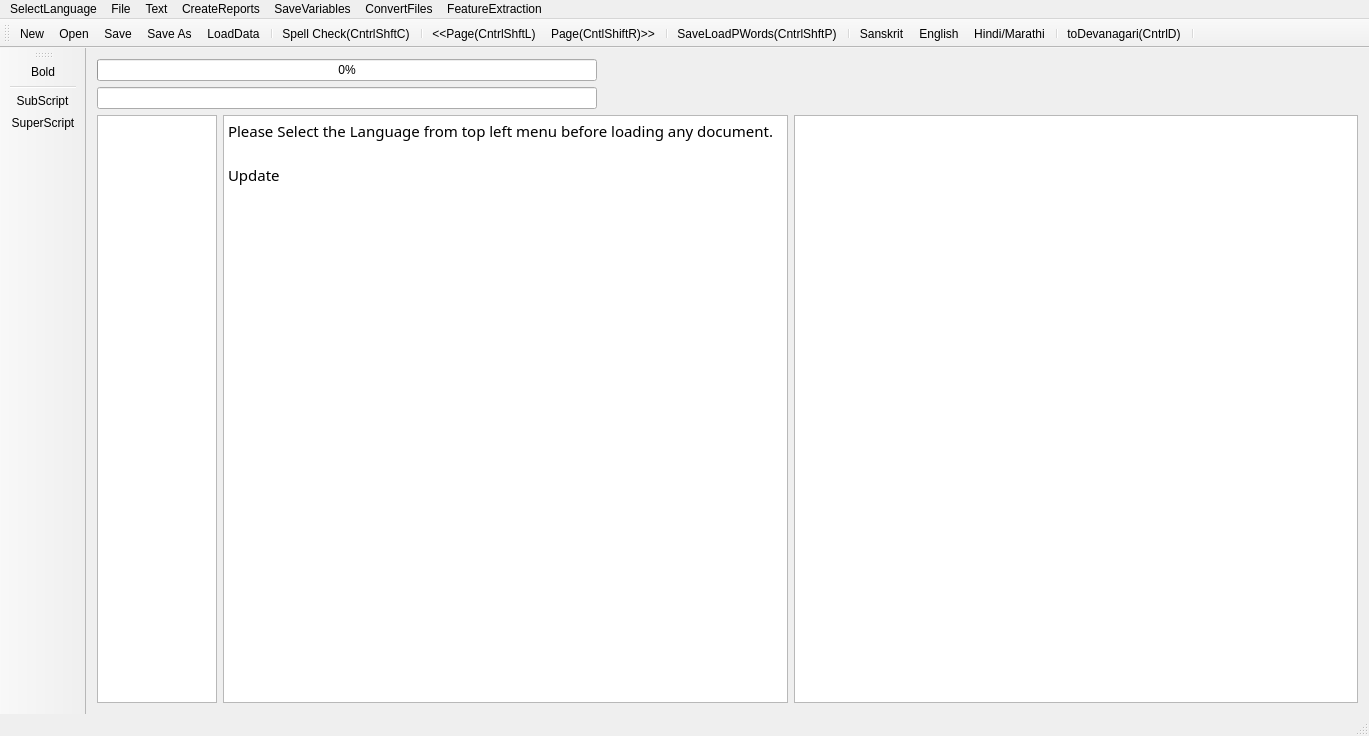
<?xml version="1.0" encoding="UTF-8"?>
<ui version="4.0">
 <class>MainWindow</class>
 <widget class="QMainWindow" name="MainWindow">
  <property name="geometry">
   <rect>
    <x>0</x>
    <y>0</y>
    <width>1369</width>
    <height>736</height>
   </rect>
  </property>
  <property name="mouseTracking">
   <bool>true</bool>
  </property>
  <property name="windowTitle">
   <string>MainWindow</string>
  </property>
  <widget class="QWidget" name="centralWidget">
   <layout class="QVBoxLayout" name="verticalLayout">
    <item>
     <widget class="QProgressBar" name="progressBar">
      <property name="maximumSize">
       <size>
        <width>500</width>
        <height>16777215</height>
       </size>
      </property>
      <property name="value">
       <number>0</number>
      </property>
      <property name="alignment">
       <set>Qt::AlignRight|Qt::AlignTrailing|Qt::AlignVCenter</set>
      </property>
     </widget>
    </item>
    <item>
     <widget class="QLineEdit" name="lineEdit">
      <property name="maximumSize">
       <size>
        <width>500</width>
        <height>16777215</height>
       </size>
      </property>
     </widget>
    </item>
    <item>
     <layout class="QHBoxLayout" name="horizontalLayout">
      <item>
       <widget class="QTextEdit" name="textEdit">
        <property name="maximumSize">
         <size>
          <width>120</width>
          <height>16777215</height>
         </size>
        </property>
        <property name="font">
         <font>
          <family>FreeSans</family>
          <italic>true</italic>
         </font>
        </property>
        <property name="sizeAdjustPolicy">
         <enum>QAbstractScrollArea::AdjustToContents</enum>
        </property>
        <property name="readOnly">
         <bool>true</bool>
        </property>
       </widget>
      </item>
      <item>
       <widget class="QTextBrowser" name="textBrowser">
        <property name="font">
         <font>
          <family>Shobhika</family>
          <pointsize>16</pointsize>
          <italic>false</italic>
         </font>
        </property>
        <property name="mouseTracking">
         <bool>true</bool>
        </property>
        <property name="sizeAdjustPolicy">
         <enum>QAbstractScrollArea::AdjustToContents</enum>
        </property>
        <property name="undoRedoEnabled">
         <bool>true</bool>
        </property>
        <property name="readOnly">
         <bool>false</bool>
        </property>
        <property name="html">
         <string>&lt;!DOCTYPE HTML PUBLIC &quot;-//W3C//DTD HTML 4.0//EN&quot; &quot;http://www.w3.org/TR/REC-html40/strict.dtd&quot;&gt;
&lt;html&gt;&lt;head&gt;&lt;meta name=&quot;qrichtext&quot; content=&quot;1&quot; /&gt;&lt;style type=&quot;text/css&quot;&gt;
p, li { white-space: pre-wrap; }
&lt;/style&gt;&lt;/head&gt;&lt;body style=&quot; font-family:'Shobhika'; font-size:16pt; font-weight:400; font-style:normal;&quot;&gt;
&lt;p style=&quot; margin-top:0px; margin-bottom:0px; margin-left:0px; margin-right:0px; -qt-block-indent:0; text-indent:0px;&quot;&gt;&lt;span style=&quot; font-family:'Ubuntu'; font-size:11pt;&quot;&gt;Please Select the Language from top left menu before loading any document.&lt;/span&gt;&lt;/p&gt;
&lt;p style=&quot;-qt-paragraph-type:empty; margin-top:0px; margin-bottom:0px; margin-left:0px; margin-right:0px; -qt-block-indent:0; text-indent:0px; font-family:'Ubuntu'; font-size:11pt;&quot;&gt;&lt;br /&gt;&lt;/p&gt;
&lt;p style=&quot; margin-top:0px; margin-bottom:0px; margin-left:0px; margin-right:0px; -qt-block-indent:0; text-indent:0px;&quot;&gt;&lt;span style=&quot; font-family:'Ubuntu'; font-size:11pt;&quot;&gt;Update&lt;/span&gt;&lt;/p&gt;&lt;/body&gt;&lt;/html&gt;</string>
        </property>
        <property name="acceptRichText">
         <bool>true</bool>
        </property>
        <property name="textInteractionFlags">
         <set>Qt::LinksAccessibleByKeyboard|Qt::LinksAccessibleByMouse|Qt::TextBrowserInteraction|Qt::TextEditable|Qt::TextEditorInteraction|Qt::TextSelectableByKeyboard|Qt::TextSelectableByMouse</set>
        </property>
       </widget>
      </item>
      <item>
       <widget class="QGraphicsView" name="graphicsView">
        <property name="sizeAdjustPolicy">
         <enum>QAbstractScrollArea::AdjustIgnored</enum>
        </property>
        <property name="alignment">
         <set>Qt::AlignCenter</set>
        </property>
        <property name="renderHints">
         <set>QPainter::NonCosmeticDefaultPen</set>
        </property>
        <property name="dragMode">
         <enum>QGraphicsView::ScrollHandDrag</enum>
        </property>
        <property name="transformationAnchor">
         <enum>QGraphicsView::AnchorViewCenter</enum>
        </property>
        <property name="resizeAnchor">
         <enum>QGraphicsView::AnchorViewCenter</enum>
        </property>
       </widget>
      </item>
     </layout>
    </item>
   </layout>
   <zorder>lineEdit</zorder>
   <zorder>progressBar</zorder>
  </widget>
  <widget class="QMenuBar" name="menuBar">
   <property name="geometry">
    <rect>
     <x>0</x>
     <y>0</y>
     <width>1369</width>
     <height>20</height>
    </rect>
   </property>
   <widget class="QMenu" name="menuOCR_Correction_Window">
    <property name="title">
     <string>File</string>
    </property>
    <addaction name="actionNew"/>
    <addaction name="actionOpen"/>
    <addaction name="actionSave"/>
    <addaction name="actionSave_As"/>
    <addaction name="actionSpell_Check"/>
    <addaction name="actionLoad_Next_Page"/>
    <addaction name="actionLoad_Prev_Page"/>
    <addaction name="separator"/>
    <addaction name="actionLoadGDocPage"/>
    <addaction name="actionToDevanagari"/>
    <addaction name="actionLoadData"/>
    <addaction name="actionLoadDict"/>
    <addaction name="actionLoadOCRWords"/>
    <addaction name="actionLoadDomain"/>
    <addaction name="actionLoadSubPS"/>
    <addaction name="actionLoadConfusions"/>
    <addaction name="actionSugg"/>
    <addaction name="actionToSlp1"/>
   </widget>
   <widget class="QMenu" name="menuCreateReports">
    <property name="title">
     <string>CreateReports</string>
    </property>
    <addaction name="actionCreateBest2OCR"/>
    <addaction name="actionCreateSuggestionLog"/>
    <addaction name="actionCreateSuggestionLogNearestPriority"/>
    <addaction name="actionErrorDetectionRep"/>
    <addaction name="actionErrorDetectWithoutAdaptation"/>
    <addaction name="actionErrorDetectionRepUniq"/>
   </widget>
   <widget class="QMenu" name="menuSaveVariables">
    <property name="title">
     <string>SaveVariables</string>
    </property>
    <addaction name="actionCPair"/>
    <addaction name="actionPrimarySecOCRPair"/>
    <addaction name="actionCPairIEROcrVsCorrect"/>
    <addaction name="actionCPairGEROcrVsCorrect"/>
   </widget>
   <widget class="QMenu" name="menuConvertFiles">
    <property name="title">
     <string>ConvertFiles</string>
    </property>
    <addaction name="actionToSlp1_2"/>
    <addaction name="actionToDev"/>
    <addaction name="actionExtractDev"/>
    <addaction name="actionEditDistRep"/>
    <addaction name="actionConfusionFreqHist"/>
    <addaction name="actionFilterOutGT50EditDisPairs"/>
   </widget>
   <widget class="QMenu" name="menuFeatureExtraction">
    <property name="title">
     <string>FeatureExtraction</string>
    </property>
    <addaction name="actionPrepareFeatures"/>
   </widget>
   <widget class="QMenu" name="menuSelectLanguage">
    <property name="title">
     <string>SelectLanguage</string>
    </property>
    <addaction name="actionSanskrit"/>
    <addaction name="actionHindi"/>
    <addaction name="actionEnglish"/>
   </widget>
   <widget class="QMenu" name="menuText">
    <property name="title">
     <string>Text</string>
    </property>
    <addaction name="actionBold"/>
    <addaction name="separator"/>
    <addaction name="actionSubScript"/>
    <addaction name="actionSuperScript"/>
   </widget>
   <addaction name="menuSelectLanguage"/>
   <addaction name="menuOCR_Correction_Window"/>
   <addaction name="menuText"/>
   <addaction name="menuCreateReports"/>
   <addaction name="menuSaveVariables"/>
   <addaction name="menuConvertFiles"/>
   <addaction name="menuFeatureExtraction"/>
  </widget>
  <widget class="QToolBar" name="mainToolBar">
   <attribute name="toolBarArea">
    <enum>TopToolBarArea</enum>
   </attribute>
   <attribute name="toolBarBreak">
    <bool>false</bool>
   </attribute>
   <addaction name="actionNew"/>
   <addaction name="actionOpen"/>
   <addaction name="actionSave"/>
   <addaction name="actionSave_As"/>
   <addaction name="actionLoadData"/>
   <addaction name="separator"/>
   <addaction name="actionSpell_Check"/>
   <addaction name="separator"/>
   <addaction name="actionLoad_Prev_Page"/>
   <addaction name="actionLoad_Next_Page"/>
   <addaction name="separator"/>
   <addaction name="actionLoadGDocPage"/>
   <addaction name="separator"/>
   <addaction name="actionSanskrit"/>
   <addaction name="actionEnglish"/>
   <addaction name="actionHindi"/>
   <addaction name="separator"/>
   <addaction name="actionToDevanagari"/>
   <addaction name="separator"/>
  </widget>
  <widget class="QStatusBar" name="statusBar"/>
  <widget class="QToolBar" name="toolBar">
   <property name="windowTitle">
    <string>toolBar</string>
   </property>
   <attribute name="toolBarArea">
    <enum>LeftToolBarArea</enum>
   </attribute>
   <attribute name="toolBarBreak">
    <bool>false</bool>
   </attribute>
   <addaction name="actionBold"/>
   <addaction name="separator"/>
   <addaction name="actionSubScript"/>
   <addaction name="actionSuperScript"/>
  </widget>
  <action name="actionOpen">
   <property name="icon">
    <iconset resource="AppResources.qrc">
     <normaloff>:/Images/open.png</normaloff>:/Images/open.png</iconset>
   </property>
   <property name="text">
    <string>Open</string>
   </property>
   <property name="shortcut">
    <string>Ctrl+O</string>
   </property>
  </action>
  <action name="actionSave">
   <property name="icon">
    <iconset resource="AppResources.qrc">
     <normaloff>:/Images/save.png</normaloff>:/Images/save.png</iconset>
   </property>
   <property name="text">
    <string>Save</string>
   </property>
   <property name="shortcut">
    <string>Ctrl+S</string>
   </property>
  </action>
  <action name="actionSave_As">
   <property name="icon">
    <iconset resource="AppResources.qrc">
     <normaloff>:/Images/save-as.png</normaloff>:/Images/save-as.png</iconset>
   </property>
   <property name="text">
    <string>Save As</string>
   </property>
   <property name="shortcut">
    <string>Ctrl+Shift+S</string>
   </property>
  </action>
  <action name="actionNew">
   <property name="icon">
    <iconset resource="AppResources.qrc">
     <normaloff>:/Images/New.png</normaloff>:/Images/New.png</iconset>
   </property>
   <property name="text">
    <string>New</string>
   </property>
   <property name="shortcut">
    <string>Ctrl+N</string>
   </property>
  </action>
  <action name="actionSpell_Check">
   <property name="text">
    <string>Spell Check(CntrlShftC)</string>
   </property>
   <property name="shortcut">
    <string>Ctrl+Shift+C</string>
   </property>
  </action>
  <action name="actionLoad_Next_Page">
   <property name="text">
    <string>Page(CntlShiftR)&gt;&gt;</string>
   </property>
   <property name="toolTip">
    <string>Page(CntlShiftR)&gt;&gt;</string>
   </property>
   <property name="shortcut">
    <string>Ctrl+Shift+R</string>
   </property>
  </action>
  <action name="actionLoad_Prev_Page">
   <property name="text">
    <string>&lt;&lt;Page(CntrlShftL)</string>
   </property>
   <property name="toolTip">
    <string>&lt;&lt;Page(CntrlShftL)</string>
   </property>
   <property name="shortcut">
    <string>Ctrl+Shift+L</string>
   </property>
  </action>
  <action name="actionLoadGDocPage">
   <property name="text">
    <string>Save&amp;LoadPWords(CntrlShftP)</string>
   </property>
   <property name="shortcut">
    <string>Ctrl+Shift+P</string>
   </property>
  </action>
  <action name="actionToDevanagari">
   <property name="text">
    <string>toDevanagari(CntrlD)</string>
   </property>
   <property name="shortcut">
    <string>Ctrl+D</string>
   </property>
  </action>
  <action name="actionLoadData">
   <property name="text">
    <string>LoadData</string>
   </property>
  </action>
  <action name="actionLoadDict">
   <property name="text">
    <string>LoadDict</string>
   </property>
  </action>
  <action name="actionLoadOCRWords">
   <property name="text">
    <string>LoadOCRWords</string>
   </property>
  </action>
  <action name="actionLoadDomain">
   <property name="text">
    <string>LoadDomain</string>
   </property>
  </action>
  <action name="actionLoadSubPS">
   <property name="text">
    <string>LoadSubPS</string>
   </property>
  </action>
  <action name="actionLoadConfusions">
   <property name="text">
    <string>LoadConfusions</string>
   </property>
  </action>
  <action name="actionSugg">
   <property name="text">
    <string>sugg</string>
   </property>
   <property name="shortcut">
    <string>Menu</string>
   </property>
  </action>
  <action name="actionCreateBest2OCR">
   <property name="text">
    <string>CreateBest2OCR</string>
   </property>
  </action>
  <action name="actionToSlp1">
   <property name="text">
    <string>toSlp1</string>
   </property>
   <property name="shortcut">
    <string>Ctrl+G</string>
   </property>
  </action>
  <action name="actionCreateSuggestionLog">
   <property name="text">
    <string>CreateSuggestionLog</string>
   </property>
  </action>
  <action name="actionCreateSuggestionLogNearestPriority">
   <property name="text">
    <string>CreateSuggestionLogNearestPriority</string>
   </property>
  </action>
  <action name="actionErrorDetectionRep">
   <property name="text">
    <string>ErrorDetectionRep</string>
   </property>
  </action>
  <action name="actionErrorDetectWithoutAdaptation">
   <property name="text">
    <string>ErrorDetectWithoutAdaptation</string>
   </property>
  </action>
  <action name="actionCPair">
   <property name="text">
    <string>CPair</string>
   </property>
  </action>
  <action name="actionToSlp1_2">
   <property name="text">
    <string>toSlp1</string>
   </property>
  </action>
  <action name="actionToDev">
   <property name="text">
    <string>toDev</string>
   </property>
  </action>
  <action name="actionExtractDev">
   <property name="text">
    <string>ExtractDevWords</string>
   </property>
   <property name="toolTip">
    <string>ExtractDevWords</string>
   </property>
  </action>
  <action name="actionPrimarySecOCRPair">
   <property name="text">
    <string>PrimarySecOCRPairs</string>
   </property>
  </action>
  <action name="actionCPairIEROcrVsCorrect">
   <property name="text">
    <string>CPairIEROcrVsCorrect</string>
   </property>
  </action>
  <action name="actionEditDistRep">
   <property name="text">
    <string>EditDistRep</string>
   </property>
  </action>
  <action name="actionConfusionFreqHist">
   <property name="text">
    <string>ConfusionFreqHist</string>
   </property>
  </action>
  <action name="actionCPairGEROcrVsCorrect">
   <property name="text">
    <string>CPairGEROcrVsCorrect</string>
   </property>
  </action>
  <action name="actionFilterOutGT50EditDisPairs">
   <property name="text">
    <string>FilterOutGT50EditDisPairs</string>
   </property>
  </action>
  <action name="actionPrepareFeatures">
   <property name="text">
    <string>PrepareFeatures</string>
   </property>
  </action>
  <action name="actionErrorDetectionRepUniq">
   <property name="text">
    <string>ErrorSuggRepUniq</string>
   </property>
  </action>
  <action name="actionSanskrit">
   <property name="text">
    <string>Sanskrit</string>
   </property>
  </action>
  <action name="actionHindi">
   <property name="text">
    <string>Hindi/Marathi</string>
   </property>
  </action>
  <action name="actionEnglish">
   <property name="text">
    <string>English</string>
   </property>
   <property name="toolTip">
    <string>English</string>
   </property>
  </action>
  <action name="actionBold">
   <property name="icon">
    <iconset resource="AppResources.qrc">
     <normaloff>:/Images/images/icons8-bold-100.png</normaloff>:/Images/images/icons8-bold-100.png</iconset>
   </property>
   <property name="text">
    <string>Bold</string>
   </property>
  </action>
  <action name="actionSubScript">
   <property name="icon">
    <iconset resource="AppResources.qrc">
     <normaloff>:/Images/images/icons8-subscript-80.png</normaloff>:/Images/images/icons8-subscript-80.png</iconset>
   </property>
   <property name="text">
    <string>SubScript</string>
   </property>
  </action>
  <action name="actionSuperScript">
   <property name="icon">
    <iconset resource="AppResources.qrc">
     <normaloff>:/Images/images/icons8-superscript-80.png</normaloff>:/Images/images/icons8-superscript-80.png</iconset>
   </property>
   <property name="text">
    <string>SuperScript</string>
   </property>
  </action>
 </widget>
 <layoutdefault spacing="6" margin="11"/>
 <tabstops>
  <tabstop>textBrowser</tabstop>
  <tabstop>graphicsView</tabstop>
 </tabstops>
 <resources>
  <include location="AppResources.qrc"/>
 </resources>
 <connections/>
</ui>
